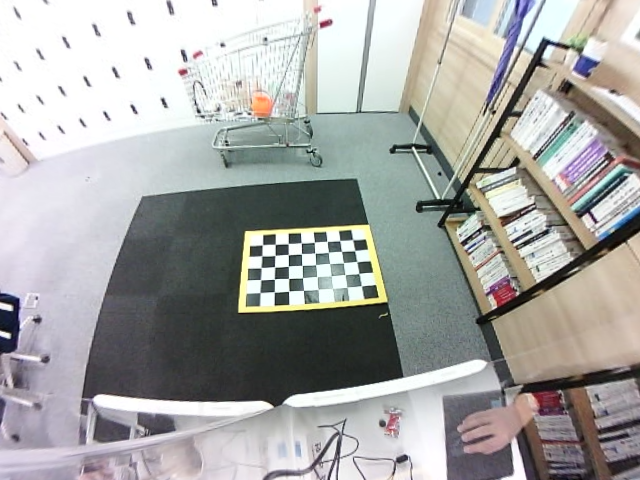
#> input picture data/bottom_undi/bottom_undi1.png, 640 x 480 px, found by its file name
$ python topViewTestByChessCorner.py   (older library calls are emulated)
#> lines starting #> are read from the running program, lines starting #| are printed output that depends on the picture; after the words box and inside, x2 and y2 are one past the last pixel; in counts of white or black regions, pixels touching at a corner belong together
import cv2
from cv2 import FONT_HERSHEY_COMPLEX
import numpy as np
chessboardx=8
chessboardy=5
CHECKERBOARD = (chessboardx,chessboardy)
img = cv2.imread('./data/bottom_undi/bottom_undi1.png')
#> img is the input picture: shape (480, 640, 3); mean B, G, R 164.2, 166.1, 165.8
gray = cv2.cvtColor(img,cv2.COLOR_BGR2GRAY)
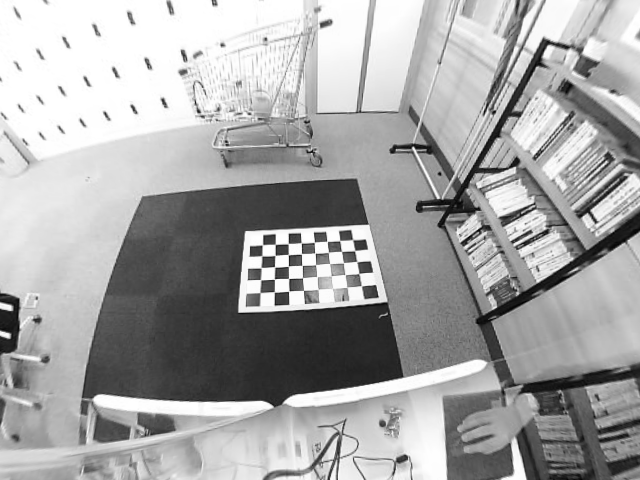
#> gray: shape (480, 640); min 2, max 255, mean 165.7
ret, corners = cv2.findChessboardCorners(gray, CHECKERBOARD, cv2.CALIB_CB_ADAPTIVE_THRESH+cv2.CALIB_CB_FAST_CHECK+cv2.CALIB_CB_NORMALIZE_IMAGE)
#> ret = True; corners = 40 rows, first 8: [361.5, 285.9], [346.9, 287.2], [332.3, 288.4], [318, 289.5], [303.5, 290.3], [288.7, 291.3], [274.3, 291.8], [260.1, 292.5]
print(ret)
#| True
corner1x = corners[0][0][0]
#> corner1x = 361.5
corner1y = corners[0][0][1]
#> corner1y = 285.9
corner2x = corners[chessboardx-1][0][0]
#> corner2x = 260.1
corner2y = corners[chessboardx-1][0][1]
#> corner2y = 292.5
corner3x = corners[(chessboardx)*(chessboardy-1)][0][0]
#> corner3x = 352.6
corner3y = corners[(chessboardx)*(chessboardy-1)][0][1]
#> corner3y = 239.5
corner4x = corners[(chessboardx)*(chessboardy)-1][0][0]
#> corner4x = 262.5
corner4y = corners[(chessboardx)*(chessboardy)-1][0][1]
#> corner4y = 244.7

pts = np.array([[corner1x, corner1y], [corner2x, corner2y], [corner3x, corner3y], [corner4x, corner4y]], dtype=np.float32)
#> pts = [[361.5, 285.9], [260.1, 292.5], [352.6, 239.5], [262.5, 244.7]]
idx=0
for pt in pts:
    idx+=1
    cv2.circle(img, tuple(pt.astype(np.int)), 1, (0,0,255), 5)
    cv2.putText(img,str(idx), tuple(pt.astype(np.int)),FONT_HERSHEY_COMPLEX,1,(0,0,255))
#> this loop made 4 passes
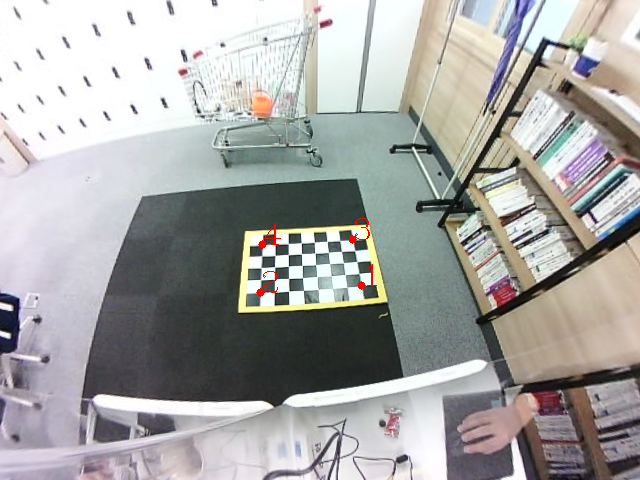
#> img: shape (480, 640, 3); 0.15% of pixels changed, all inside (x1, y1, x2, y2) = (256, 218, 377, 297)
#> after the loop, idx = 4
# compute IPM matrix and apply it

point1x=img.shape[1]/2
#> point1x = 320
point1y=img.shape[0]/2
#> point1y = 240
point2x=img.shape[1]/2
#> point2x = 320
point2y=img.shape[0]/2+100
#> point2y = 340
point3x=img.shape[1]/2+100
#> point3x = 420
point3y=img.shape[0]/2
#> point3y = 240
point4x=img.shape[1]/2+100
#> point4x = 420
point4y=img.shape[0]/2+100
#> point4y = 340
print(point1x)
#| 320.0
#ipm_pts = np.array([[448,609], [580,609], [580,741], [448,741]], dtype=np.float32)
ipm_pts = np.array([[point1x,point1y], [point2x,point2y],[point3x,point3y],[point4x,point4y]], dtype=np.float32)
ipm_matrix = cv2.getPerspectiveTransform(pts, ipm_pts)
#> ipm_matrix = [[-0.407, -3.52, 2154.7], [-3.11, 2.4, 1190.1], [-5.55e-05, 0.00751, 1]]
ipm = cv2.warpPerspective(img, ipm_matrix, img.shape[:2][::-1])
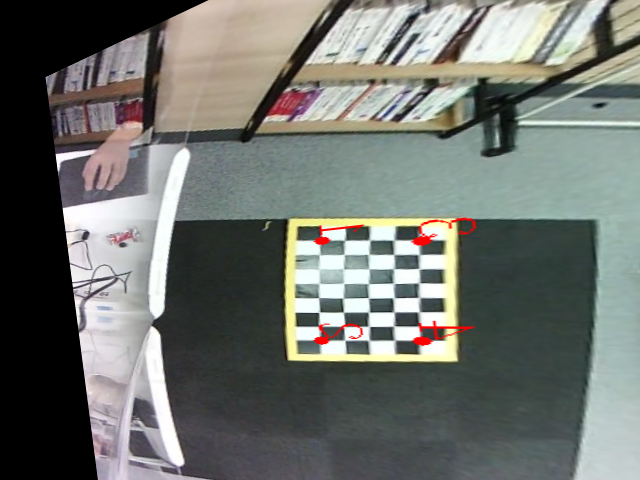
#> ipm: shape (480, 640, 3); mean B, G, R 109.3, 114.3, 111

print(ipm_matrix)
#| [[-4.06835440e-01 -3.52253400e+00  2.15473420e+03]
#|  [-3.11278993e+00  2.39912570e+00  1.19006877e+03]
#|  [-5.55459280e-05  7.51157214e-03  1.00000000e+00]]
ipm90 = cv2.rotate(ipm, cv2.ROTATE_90_CLOCKWISE)
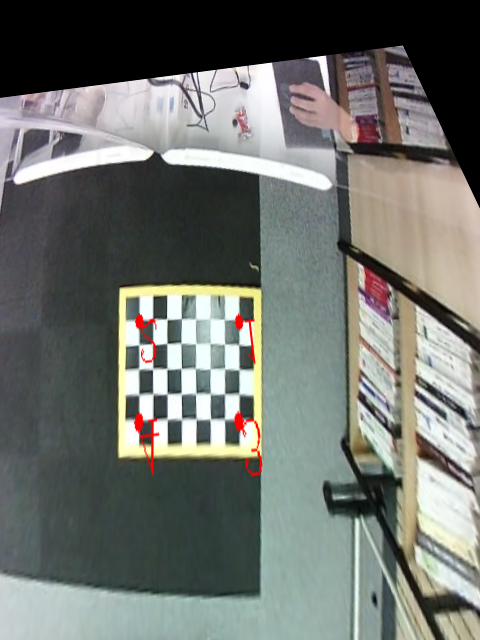
#> ipm90: shape (640, 480, 3); mean B, G, R 109.3, 114.3, 111
# display (or save) images
cv2.imshow('img', img)
cv2.imshow('ipm', ipm90)
cv2.waitKey()
